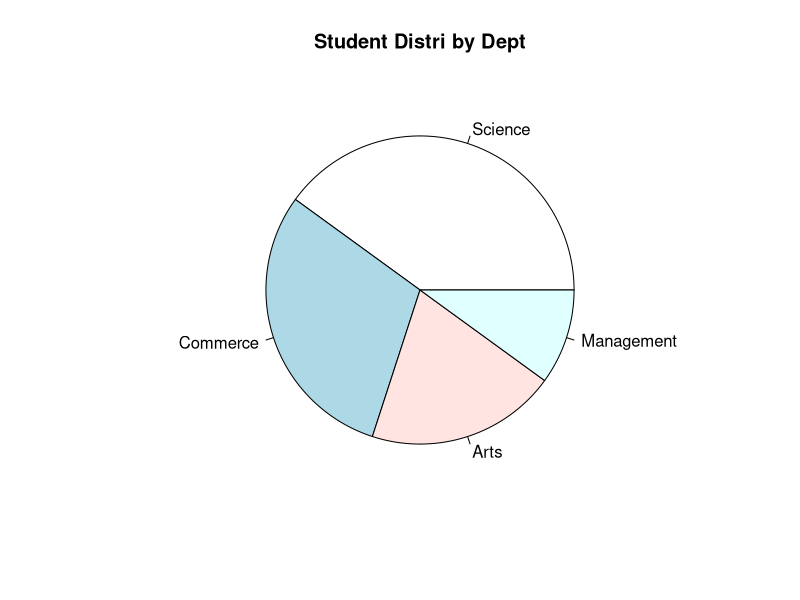
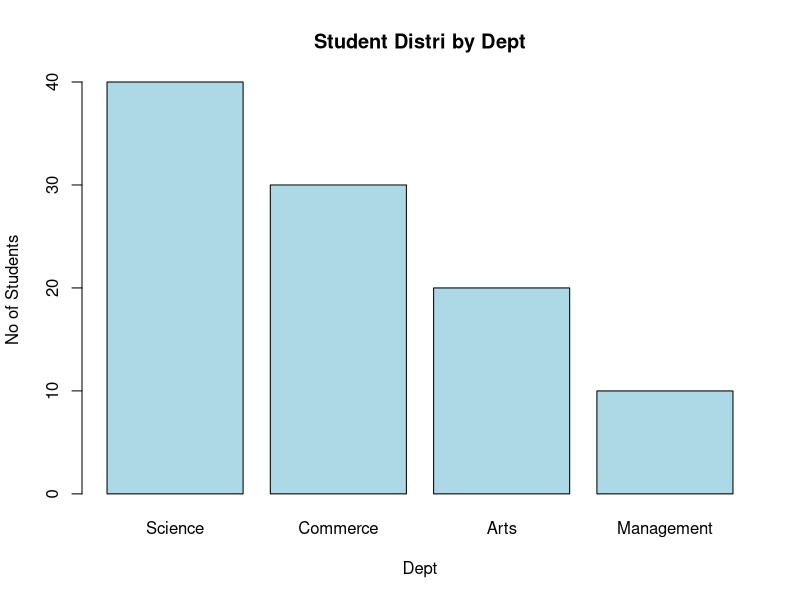
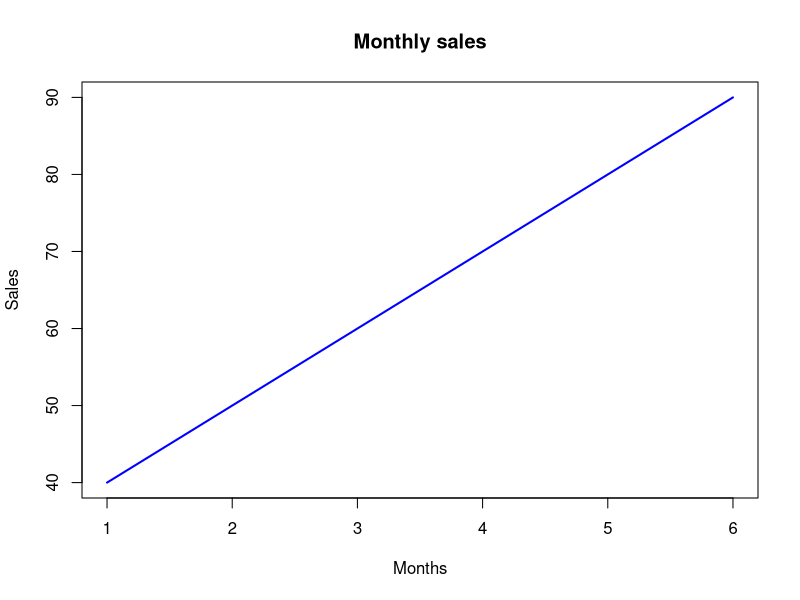
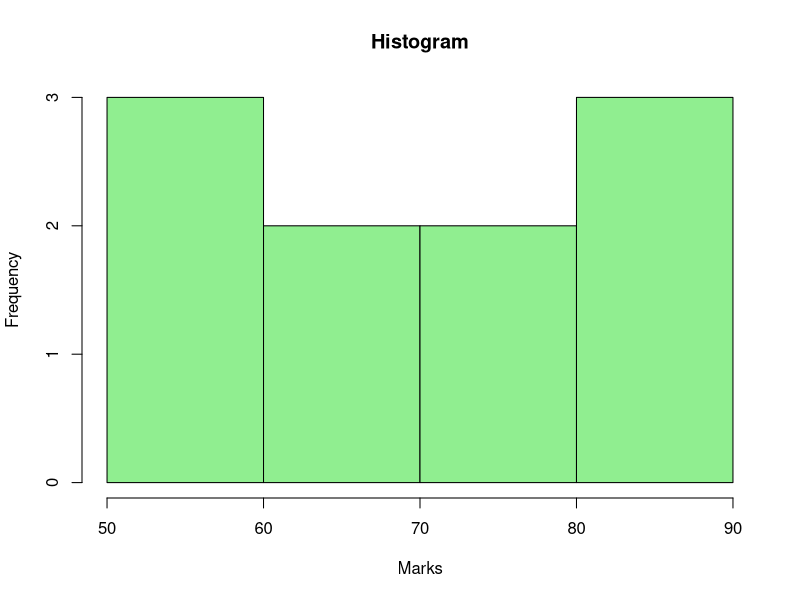

Generate these figures, in order, with R: (Note: this script raises an error after producing the figures.)
std<-c(40,30,20,10)
dept<-c("Science","Commerce","Arts","Management")
pie(std,labels = dept,main = "Student Distri by Dept")
barplot(std,names.arg=dept,main = "Student Distri by Dept",
        xlab="Dept",ylab="No of Students",col="lightblue")

sales<-c(40,50,60,70,80,90)
plot(sales,type="l",col="blue",
     lwd=2,main="Monthly sales",
     xlab="Months",ylab="Sales")

mks<-c(50,60,70,80,90,55,66,78,89,90)
hist(mks,col="lightgreen",main="Histogram",xlab="Marks")

n<-as.integer(readline("Enter no of data points"))
x<-numeric(n)
y<-numeric(n)
for(i in 1:n){
  x[i]<-as.numeric(readline(prompt = paste("Enter X",i,":")))
  y[i]<-as.numeric(readline(prompt = paste("Enter Y",i,":")))
}
print(x)
print(y)
plot(x,y,main="Scatter Plot",
     xlab="X val",ylab="Y val",
     pch=19,col="blue")
